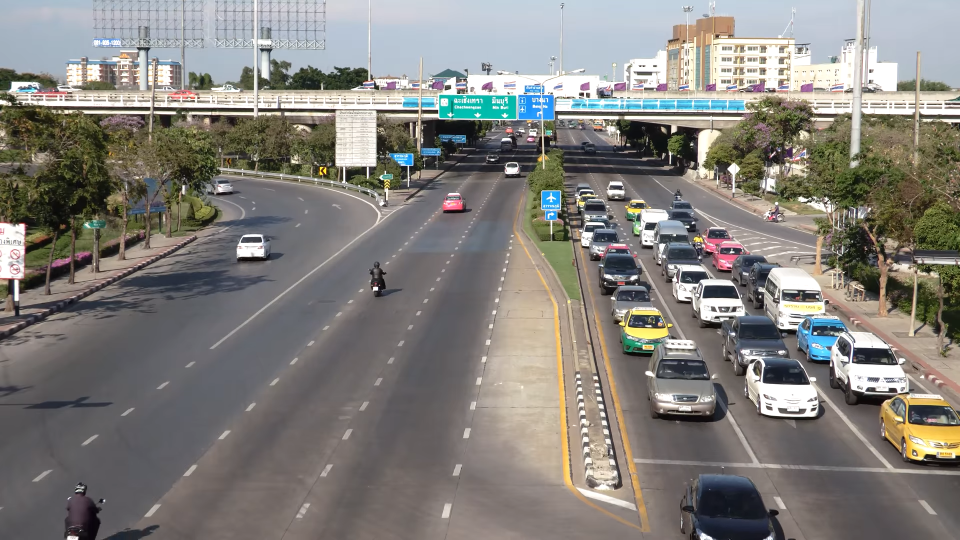
%> input picture Mid review/P1.1.png, 1920 x 1080 px (shown at 1/2 size)
$ octave IAProjectTry5.m   (GNU Octave 9; MATLAB toolbox functions it lacks are replaced by stand-ins)
%> lines starting %> are read from the running program, lines starting %| are printed output that depends on the picture; in (x1, y1, x2, y2) boxes, pixels count from 0 and x2, y2 are one past the last pixel; in counts of white or black regions, pixels touching at a corner belong together; the program's own positions count from 1
clc
close all
clear all
P1 = imread('C:\Users\thakr\Pictures\Screenshots\P1.1.png');
%> P1 is the input picture: size 1080x1920x3 uint8; mean R, G, B 130.5, 127.9, 123.2
figure, imshow(P1), title('ORIGINAL IMAGE')
P2 = rgb2gray(P1);
figure, imshow(P2), title('GRAYSCALE IMAGE')
P3 = im2bw(P2, 137 / 255 );
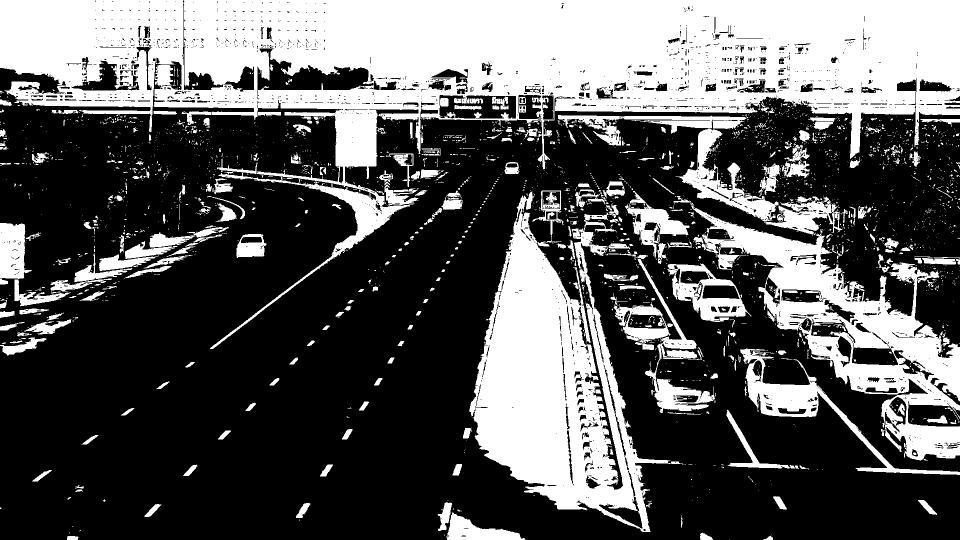
%> P3: size 1080x1920 logical (shown at 1/2 size); 35.5% white; 2844 white regions (2432 under 20 px), largest, box (x1, y1, x2, y2) and area: (0, 0, 1920, 698) 404024, (938, 383, 1367, 1064) 119835, (1347, 392, 1920, 921) 71918
figure, imshow(P3), title('BINARY IMAGE')
[~, threshold] = edge(P3, 'sobel');
%> threshold = 0.281
%fudgeFactor = .5;
%P1 = imclearborder(P1);
P4 = edge(P3,'sobel', threshold);
%> P4: size 1080x1920 logical; 6.1% white in thin lines or dots
figure, imshow(P4), title('SOBEL IMAGE')
P5 = imclearborder(P4);
%> P5: size 1080x1920 logical; 5.7% white in thin lines or dots
figure, imshow(P5), title('BORDER CLEAR IMAGE')
[M, N] = size(P5);
%> M = 1080; N = 1920
P6 = P5(320:M, 1125:N);
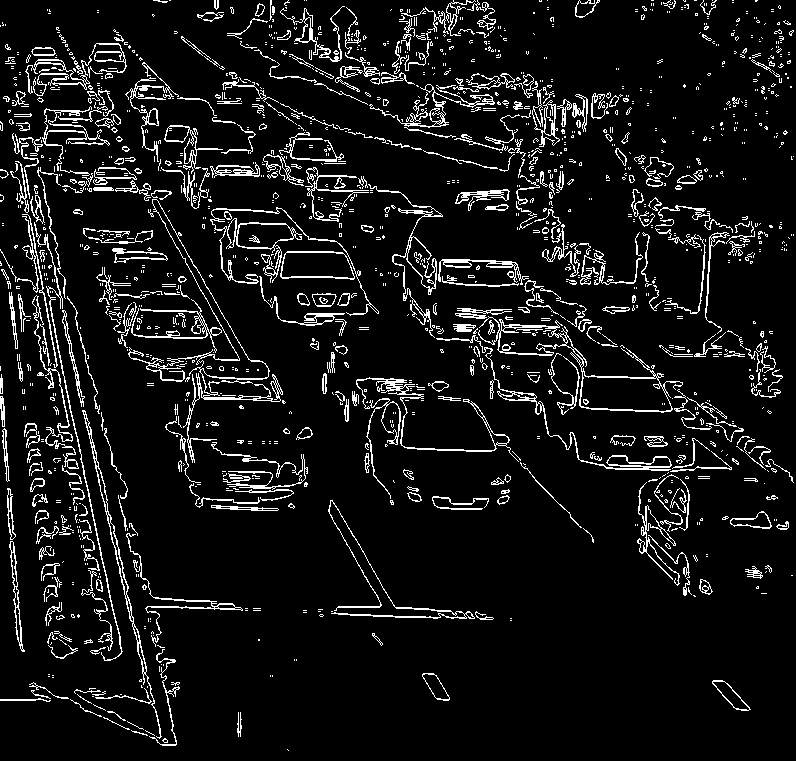
%> P6: size 761x796 logical; 8.2% white in thin lines or dots
figure, imshow(P6), title('PROCESSED IMAGE')
se90 = strel('line', 3, 90);
se0 = strel('line', 3, 0);
P7 = imdilate(P6, [se90 se0]);
%> P7: size 761x796 logical; 22% white; 347 white regions (32 under 20 px), largest, box (x1, y1, x2, y2) and area: (214, 0, 784, 598) 48579, (0, 26, 309, 747) 44022, (207, 205, 380, 337) 4994
figure, imshow(P7), title('DILATED GRADIENT MASK');
P8 = imfill(P7, 'holes');
%> P8: size 761x796 logical; 30.3% white; 324 white regions (31 under 20 px), largest, box (x1, y1, x2, y2) and area: (214, 0, 784, 598) 70296, (0, 26, 309, 747) 62441, (207, 205, 380, 337) 12570
figure, imshow(P8), title('FILLED IMAGE')
P9 = imread('C:\Users\thakr\Pictures\Screenshots\P1.1.4.png');
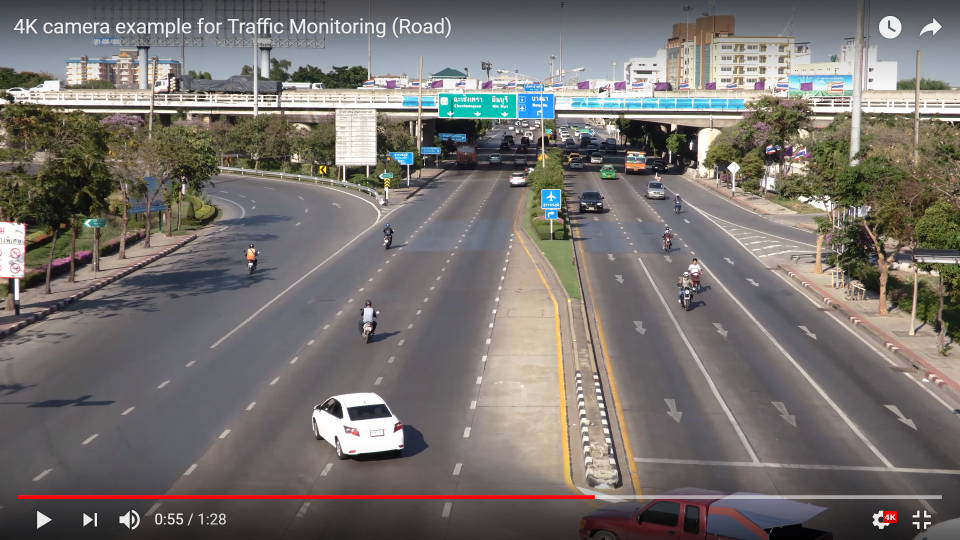
%> input picture Mid review/P1.1.4.png, 1920 x 1080 px (shown at 1/2 size)
%> P9 is the input picture: size 1080x1920x3 uint8; mean R, G, B 118.6, 114.2, 110.6
figure, imshow(P9), title('ORIGINAL IMAGE')
P10 = rgb2gray(P9);
P11 = im2bw(P10, 137 / 255 );
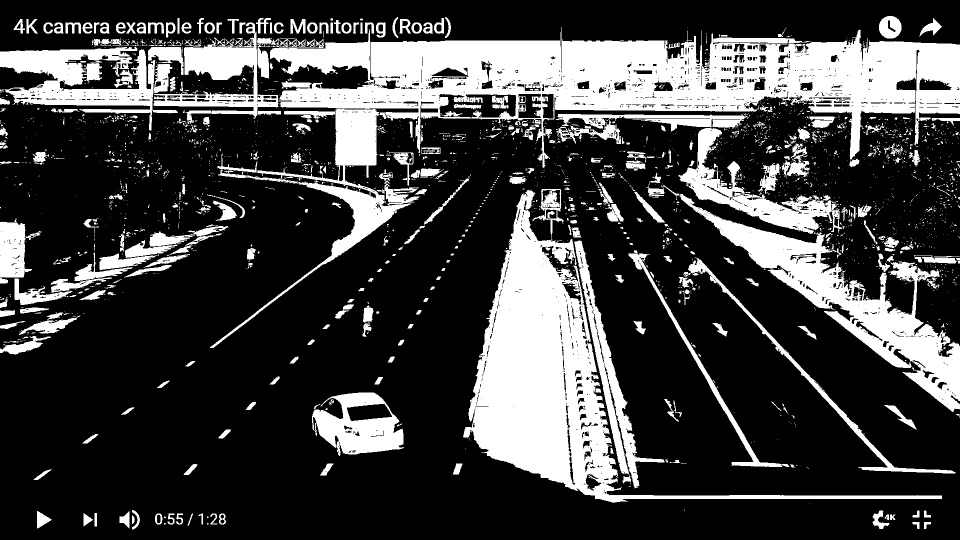
%> P11: size 1080x1920 logical (shown at 1/2 size); 25.8% white; 2663 white regions (2216 under 20 px), largest, box (x1, y1, x2, y2) and area: (420, 54, 1920, 696) 186365, (926, 380, 1884, 1006) 104969, (1360, 388, 1920, 824) 48083
[~, threshold] = edge(P11, 'sobel');
%> threshold = 0.279
%fudgeFactor = .5;
%P1 = imclearborder(P1);
P12 = edge(P11,'sobel', threshold);
%> P12: size 1080x1920 logical; 6% white in thin lines or dots
P13 = imclearborder(P12);
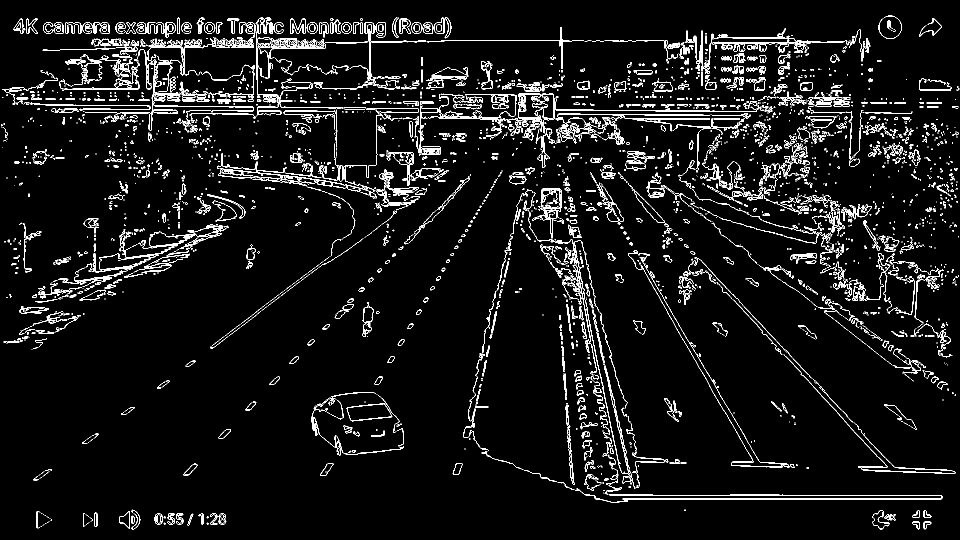
%> P13: size 1080x1920 logical (shown at 1/2 size); 5.8% white in thin lines or dots
[M, N] = size(P13);
P14 = P13(320:M, 1125:N);
%> P14: size 761x796 logical; 5.8% white in thin lines or dots
figure, imshow(P14), title('PROCESSED IMAGE')
se90 = strel('line', 3, 90);
se0 = strel('line', 3, 0);
P15 = imdilate(P14, [se90 se0]);
%> P15: size 761x796 logical; 16.1% white; 290 white regions (12 under 20 px), largest, box (x1, y1, x2, y2) and area: (168, 0, 782, 445) 31627, (0, 158, 762, 688) 20725, (231, 194, 789, 630) 7998
figure, imshow(P15), title('DILATED GRADIENT MASK');
P16 = imfill(P15, 'holes');
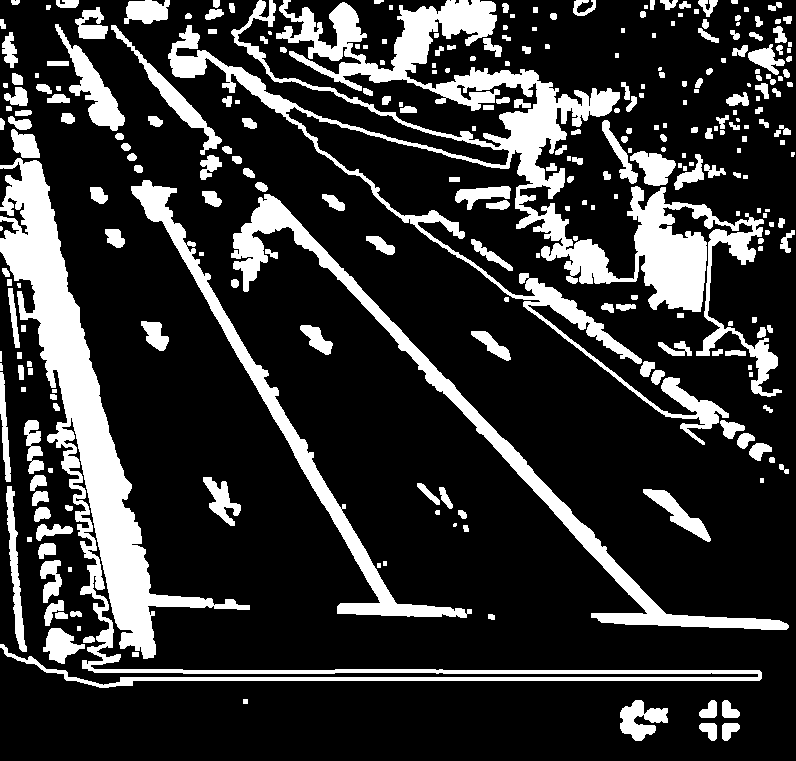
%> P16: size 761x796 logical; 20.6% white; 284 white regions (11 under 20 px), largest, box (x1, y1, x2, y2) and area: (168, 0, 782, 445) 39354, (0, 158, 762, 688) 30591, (231, 194, 789, 630) 11394
figure, imshow(P16), title('FILLED IMAGE')
figure, imshow(P8-P16);
%> after `imshow(P8-P16)`:
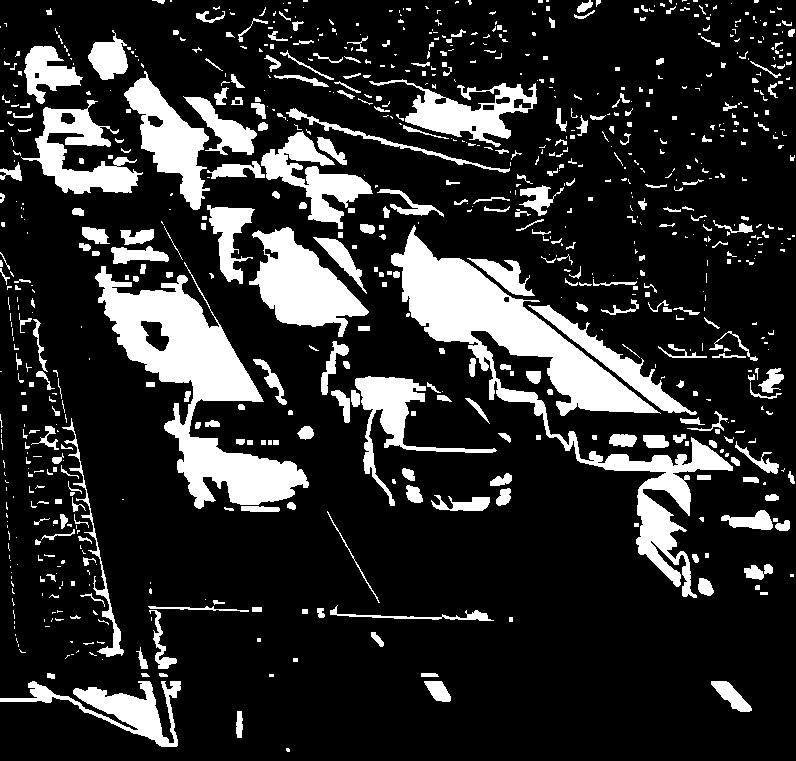
%> displayed picture: size 761x796, on the screen's scale of 0 to 255; 18% white; 808 white regions (480 under 20 px), largest, box (x1, y1, x2, y2) and area: (391, 225, 733, 598) 21360, (95, 262, 309, 509) 16592, (249, 227, 369, 337) 6466
